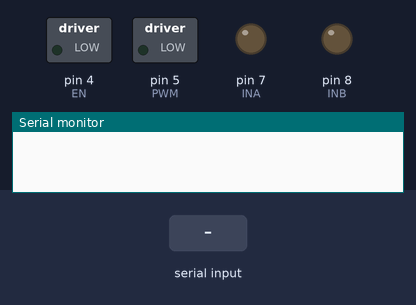
A sketch run on a simulated Arduino Uno, built with avr-gcc and run on an emulated ATmega328P. Parts: switched loads named in the sketch (green lamp = pin HIGH), output pins drawn as LEDs (lit = HIGH), the last lines printed to the serial monitor. The inputs (shaded band) are chosen by the test bench.

Above: at 1.2 s.
1.3 s: "open\n" received over Serial
At 2.5 s:
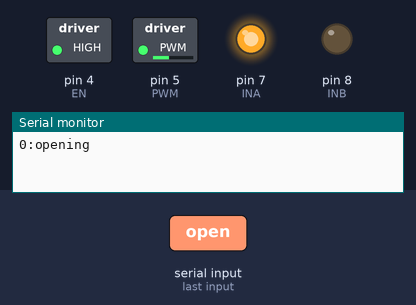
2.8 s: "90:45\n" received over Serial
At 5.7 s:
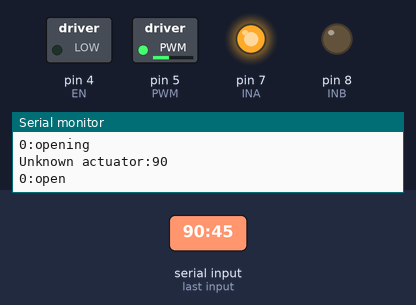
5.8 s: "open:1\n" received over Serial
Timing chart, 0 to 8.8 s (numbered marks = the images above; inputs shaded):
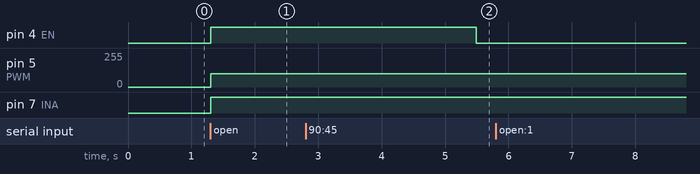

Measured:
- after the input at 1.3 s, pin 4 (EN), pin 7 (INA): LOW → HIGH at once; pin 5 (PWM): 0/255 → 100/255 at once

The sketch:

VeniTask.ino
```cpp
#define NUM_OF_ACTUATORS 2
#define NONE_ACTION -1
#define ACTUATOR_OPEN 0
#define ACTUATOR_CLOSE 1
#define ACTION_TIME 30000

#define INA 7
#define INB 8
#define EN 4
#define PWM 5

#define MOTOR_SPEED 100 //0 - 255

char ACTUATOR_ACTION_MAP[] = {NONE_ACTION, NONE_ACTION};
int ACTUATOR_TIMEOUT_MAP[NUM_OF_ACTUATORS] = {0,0};


void setup() {
  Serial.begin(9600);
  pinMode(INA, OUTPUT);
  pinMode(INB, OUTPUT);
  pinMode(EN, OUTPUT);
  digitalWrite(EN, LOW);
}

void loop() {
if (Serial.available()) {
    String buff = Serial.readStringUntil('\n');
    int delimPos = buff.indexOf(':');
    int actuatorN = atoi(buff.substring(0, delimPos).c_str());
    String command = buff.substring(delimPos + 1);
    if(actuatorN > NUM_OF_ACTUATORS-1){
      Serial.println("Unknown actuator:" + String(actuatorN));
    }
    else if (ACTUATOR_ACTION_MAP[actuatorN] != NONE_ACTION){
      if (ACTUATOR_ACTION_MAP[actuatorN] == ACTUATOR_OPEN){
        Serial.println(String(actuatorN) + ":opening");
        }
      else if (ACTUATOR_ACTION_MAP[actuatorN] == ACTUATOR_CLOSE){
       Serial.println(String(actuatorN) + ":closing");
       }
    }
    else {
      if ((command != "open")&&(command != "close")){
      Serial.println("Unknown command:" + command);
    } else {
      ActuatorAction(actuatorN,command);
    }
    }

 }
 for (int n=0; n<NUM_OF_ACTUATORS; n++){
  check_states(n);
 }
}

void ActuatorAction(int actuator_id, String command){
   if(command == "open"){
    ACTUATOR_ACTION_MAP[actuator_id] = ACTUATOR_OPEN;
    digitalWrite(EN, HIGH);
    digitalWrite(INA, HIGH);
    digitalWrite(INB, LOW);
    analogWrite(PWM,MOTOR_SPEED);
    Serial.println(String(actuator_id) + ":opening");
   }
   else{
    ACTUATOR_ACTION_MAP[actuator_id] = ACTUATOR_CLOSE;
    digitalWrite(EN, HIGH);
    digitalWrite(INA, LOW);
    digitalWrite(INB, HIGH);
    analogWrite(PWM,MOTOR_SPEED);
    Serial.println(String(actuator_id) + ":closing");
   }
}

void check_states(int actuator_id){
  String command;
  if(ACTUATOR_ACTION_MAP[actuator_id] == ACTUATOR_OPEN){
    command = "open";
    } else {command = "close";}
  if (ACTUATOR_ACTION_MAP[actuator_id] == NONE_ACTION){
    return;
  }
  if (ACTUATOR_TIMEOUT_MAP[actuator_id] > ACTION_TIME){
    Serial.println(String(actuator_id) + ":" + command);
    ACTUATOR_ACTION_MAP[actuator_id] = NONE_ACTION;
    ACTUATOR_TIMEOUT_MAP[actuator_id] = 0;
    digitalWrite(EN, LOW);
    return;
    }
  int timout = ACTUATOR_TIMEOUT_MAP[actuator_id];
  ACTUATOR_TIMEOUT_MAP[actuator_id] = timout+1;
}
```
